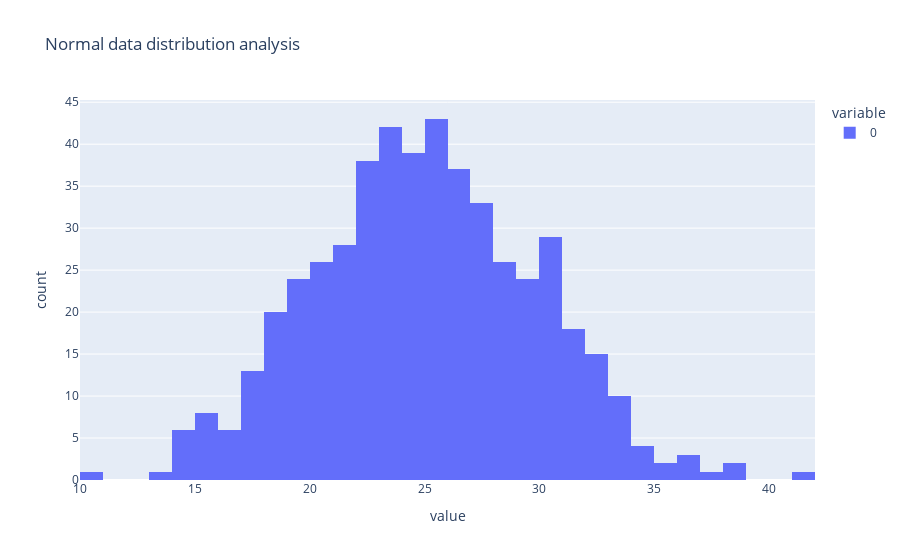

The notebook cell saved with this chart:
### Code cell
data=np.random.normal(25,5,500)
fig=px.histogram(data,title="Normal data distribution analysis")
fig.show()

### Figure 1 — Plotly figure (JSON) as saved in the notebook; plotly's stock layout.template omitted (floating-point values rounded to 4 significant figures; data arrays with more than 128 entries replaced by an {"elided": "..."} marker saying what was removed)
{"data": [{"bingroup": "x", "hovertemplate": "variable=0<br>value=%{x}<br>count=%{y}<extra></extra>", "legendgroup": "0", "marker": {"color": "#636efa", "pattern": {"shape": ""}}, "name": "0", "orientation": "v", "showlegend": true, "type": "histogram", "x": {"elided": "500 float values"}, "xaxis": "x", "yaxis": "y"}], "layout": {"barmode": "relative", "legend": {"title": {"text": "variable"}, "tracegroupgap": 0}, "title": {"text": "Normal data distribution analysis"}, "xaxis": {"anchor": "y", "domain": [0, 1], "title": {"text": "value"}}, "yaxis": {"anchor": "x", "domain": [0, 1], "title": {"text": "count"}}}}
